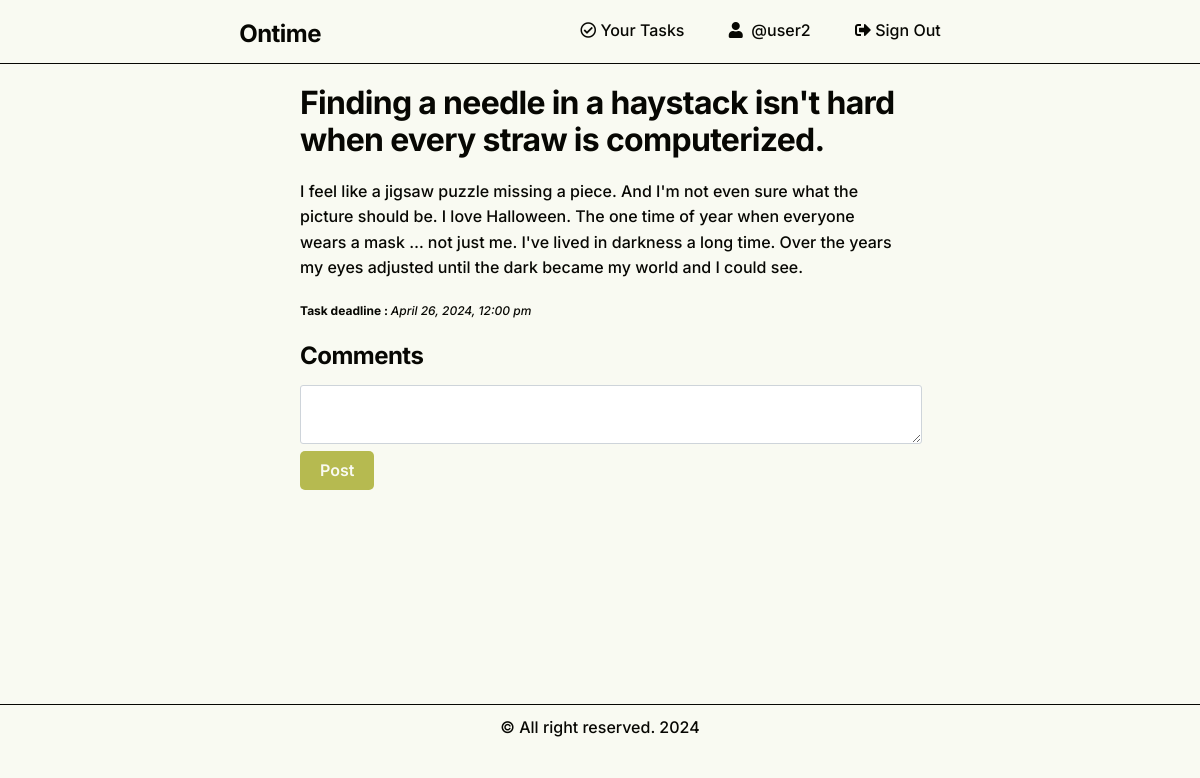
Page /show-task.php?task_id=12 (signed in) on the committed database.
### tables this page shows
CREATE TABLE `tasks` (
  `id` int(11) NOT NULL,
  `user_id` int(11) NOT NULL,
  `project_id` int(11) DEFAULT NULL,
  `title` varchar(255) NOT NULL,
  `description` text NOT NULL,
  `deadline` datetime DEFAULT current_timestamp(),
  `priority` enum('very-low','low','medium','high','very-high') DEFAULT 'very-low',
  `public` tinyint(1) DEFAULT 1,
  `status` enum('not-started','in-progress','stopped','completed') DEFAULT 'not-started',
  `created_at` datetime DEFAULT current_timestamp(),
  `updated_at` datetime DEFAULT current_timestamp() ON UPDATE current_timestamp()
);

### show-task.php (the view, shortened to what this page needs)
<?php
$task_id = isset($_GET["task_id"]) ? intval($_GET["task_id"]) : 0;
$pdo = Connection::getInstance();
$sql = 'SELECT tasks.*, task_assets.caption, task_assets.location, task_assets.description as asset_description, task_assets.type, task_assets.size
FROM tasks
LEFT JOIN task_assets ON tasks.id = task_assets.task_id
WHERE tasks.id = :task_id AND tasks.public = :public;';
$statement = $pdo->prepare($sql);
$statement->bindValue(":task_id", $task_id, PDO::PARAM_INT);
$statement->bindValue(":public", true, PDO::PARAM_INT);
$statement->execute();
$task = $statement->fetchAll(PDO::FETCH_ASSOC);
?>
<?php include "partials/header.php"; ?>
<div class="center-50">
    <h1><?= $task[0]["title"] ?></h1>
    <p><?= $task[0]["description"] ?></p>
    <p><small> <b>Task deadline : </b><i> <?= date(
        "F j, Y, g:i a",
        strtotime($task[0]["deadline"])
    ) ?></i></small> </p>
    <h2>Comments</h2>
    <div>
        <form id="commentForm">
            <textarea id="comment_text" name="comment_text" style="width: 100%;"></textarea>
            <button type="submit" id="postComment">Post</button>
        </form>
        <br />
    </div>
</div>
<?php include "partials/footer.php"; ?>

### style.css (style rules this page uses)
:root { --primary-color: #B6BA50; --secondary-color: #A2DAAF; --accent-color: #7ACBB0; --error-color: #B93532; --bg-color: #F9FAF2; --text-color: #070703; }
body { font-size: 16px; font-family: "Inter", sans-serif; font-weight: 500; line-height: 1.6; color: var(--text-color); background-color: var(--bg-color); }
h1, h2 { font-family: inherit; font-weight: 700; line-height: 1.15; letter-spacing: -0.022em; margin-bottom: 20px; }
h1 { margin-bottom: 20px; }
h2 { margin-bottom: 15px; }
p { font-size: 1rem; margin-bottom: 15px; }
small { font-size: 0.75rem; }
input, textarea { padding: 10px; border: 1px solid #ced4da; border-radius: 3px; }
button, .button { padding: 10px 20px; border: none; max-width: 160px; border-radius: 5px; background-color: var(--primary-color); color: var(--bg-color); font-weight: 600; text-decoration: none; }
a, button, input[type=button] { cursor: pointer; }
.center-50 { width: 50%; margin: 0 auto; }

### rows in the picture
tasks: title "Finding a needle in a haystack isn't hard when every straw is computerized.", description "I feel like a jigsaw puzzle missing a piece. And I'm not even sure what the picture should be. I love Halloween. The one time of year when everyone wears a mask … not just me. I've lived in darkness a long time. Over the years my eyes adjusted until the dark became my world and I could see.", deadline "April 26, 2024, 12:00 pm"

### other values in the picture
$session->get('logged_user')['username'] "user2"
